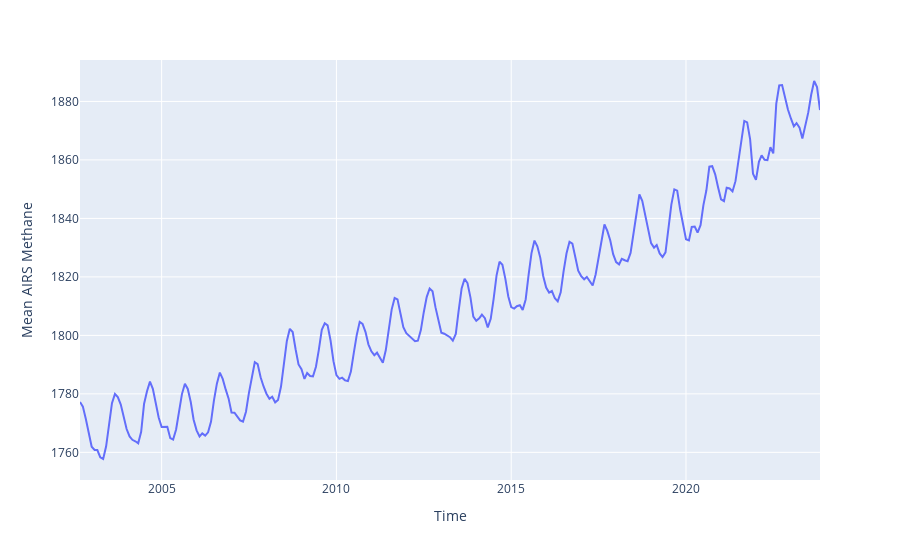

Notebook code for this chart:
### Code cell
px.line(ch4_data, x="Time", y="Mean AIRS Methane")

### Figure 1 — Plotly figure (JSON) as saved in the notebook; plotly's stock layout.template omitted (floating-point values rounded to 4 significant figures; data arrays with more than 128 entries replaced by an {"elided": "..."} marker saying what was removed)
{"data": [{"hovertemplate": "Time=%{x}<br>Mean AIRS Methane=%{y}<extra></extra>", "legendgroup": "", "line": {"color": "#636efa", "dash": "solid"}, "marker": {"symbol": "circle"}, "mode": "lines", "name": "", "orientation": "v", "showlegend": false, "type": "scatter", "x": {"elided": "255 str values"}, "xaxis": "x", "y": {"elided": "255 float values"}, "yaxis": "y"}], "layout": {"legend": {"tracegroupgap": 0}, "margin": {"t": 60}, "xaxis": {"anchor": "y", "domain": [0, 1], "title": {"text": "Time"}}, "yaxis": {"anchor": "x", "domain": [0, 1], "title": {"text": "Mean AIRS Methane"}}}}
